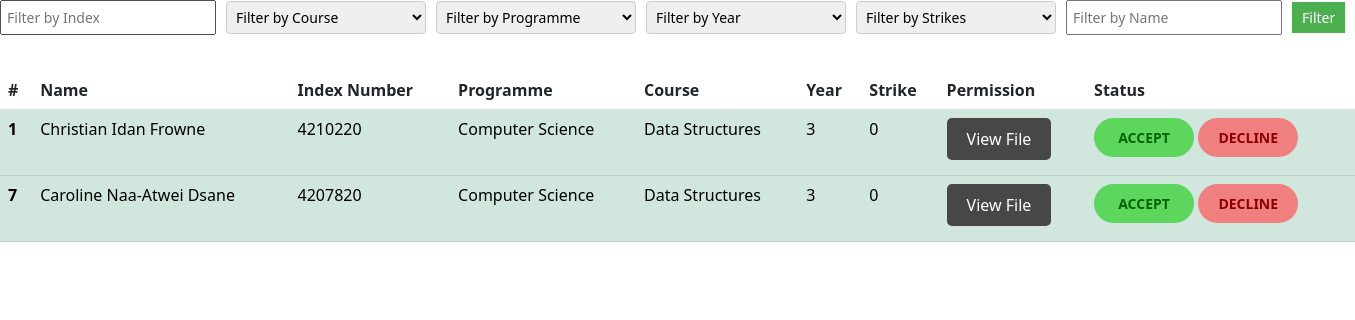
/permission (signed in), run on the app's committed database.
### base/models.py (models this page shows, shortened)
class Student(models.Model):
    user = models.OneToOneField(User, on_delete=models.CASCADE)
    reference = models.PositiveIntegerField(unique=True)
    index = models.PositiveIntegerField(unique=True)
    name = models.CharField(max_length=60)
    year = models.PositiveIntegerField()
    Total_strike = models.PositiveIntegerField(default=0)
    programme = models.ForeignKey(Department, on_delete=models.SET_NULL, null=True)

class Department(models.Model):
    dno = models.PositiveIntegerField(unique=True)
    dname = models.CharField(max_length=100)
    def __str__(self):
        return self.dname

class Course(models.Model):
    name = models.CharField(max_length=40)
    code = models.PositiveIntegerField(unique=True)
    department = models.ForeignKey(Department, on_delete=models.CASCADE)
    lecturer = models.ForeignKey(Lecturer, on_delete=models.PROTECT, null=True)
    def __str__(self):
        return self.name

### base/views.py (the view)
# urls.py: path('permission', views.PermissionTable, name="permission_table"),
def PermissionTable(request):
    lecturer = Lecturer.objects.get(user=request.user)
    courses = Course.objects.filter(lecturer=lecturer)
    students = Student.objects.filter(studentcourse__course__in=courses)
    student_info = {}
    for student in students:
        student_course = StudentCourse.objects.get(student=student, course__in=courses)
        strikes = student_course.strike
        student_info[student] = {
            'course': student_course.course,
            'strikes': strikes,
            'student': student,
        }
    q = request.GET.get('q', '')
    course_filter = request.GET.get('courseFilter')
    if q:
        students = students.filter(index__icontains=q)
    if course_filter:
        students = students.filter(studentcourse__course__id=course_filter)
    context = {'student_info': student_info, 'q': q}
    return render(request, 'base/permission.html', context)

### base/templates/base/permission.html (shortened to what this page needs)
<html lang="en">
<head>
    <link rel="stylesheet" href="styling.css">
    <link href="https://cdn.jsdelivr.net/npm/bootstrap@5.3.0/dist/css/bootstrap.min.css" rel="stylesheet">
</head>
<tbody>
  <form action="{% url 'permission_table' %}" method="GET">
   <div class="filter-container">
    <input type="text" name="q" placeholder="Filter by Index" value="{{ q }}">
    <select name="courseFilter" id="courseFilter">
      <option value="">Filter by Course</option>
    </select>
    <select id="programmeFilter">
      <option value="">Filter by Programme</option>
    </select>
    <select id="yearFilter">
      <option value="">Filter by Year</option>
    </select>
    <select id="strikesFilter">
      <option value="">Filter by Strikes</option>
    </select>
    <input type="text" id="nameFilter" placeholder="Filter by Name">
    <button id="filterButton">Filter</button>
  </div>
</form>
    <table class="table">
        <thead>
         <tr>
            <th scope="col">#</th>
            <th scope="col">Name</th>
            <th scope="col">Index Number</th>
            <th scope="col">Programme</th>
            <th scope="col">Course</th>
            <th scope="col">Year</th>
            <th scope="col">Strike</th>
            <th scope="col">Permission</th>
            <th scope="col">Status</th>
        </tr>
        </thead>
        <tbody>
          {% for student, info in student_info.items %}
          {% if info.strikes <= 1 %}
            {% with status='success' %}
              <tr class="table-{{status}}">
                {% endwith %}
            {% endif %}
            <th scope="row">{{student.id}}</th>
      <td>{{student.name}}</td>
      <td>{{student.index}}</td>
      <td>{{student.programme}}</td>
      <td>{{info.course}}</td>
      <td>{{student.year}}</td>
      <td id="strike_content">{{info.strikes}}</td>
            <td><button id="view-file" class="view-file-button" onclick="viewFile(this)">View File</button>
            </td>
            <td><div class="prompt-container">
              <button value='0' class="accept-button" onclick="handleAccept(this)">Accept</button>
              <button class="decline-button" onclick="handleDecline(this)">Decline</button>
            </div>
            </td>
          </tr>
         {% endfor %}
        </tbody>
        </table>
</body>
</html>

### static/styles/styling.css (style rules this page uses)
form { display: flex; flex-direction: row; align-items: center; }
select { padding: 8px; margin-bottom: 20px; border: 1px solid #ccc; border-radius: 4px; font-size: 14px; width: 200px; }
.filter-container { display: flex; align-items: center; gap: 10px; margin-bottom: 20px; }
.filter-container select, .filter-container input { padding: 5px; font-size: 14px; }
.filter-container button { padding: 5px 10px; font-size: 14px; background-color: #4CAF50; color: white; border: none; cursor: pointer; }
.accept-button, .decline-button { width: 100px; padding: 10px; margin-bottom: 10px; border: none; border-radius: 20px; font-size: 14px; font-weight: bold; text-transform: uppercase; cursor: pointer; }
.accept-button { background-color: rgb(93, 214, 93); color: darkgreen; }
.decline-button { background-color: lightcoral; color: darkred; }
.view-file-button { background-color: #474747; color: white; border: none; padding: 10px 20px; text-align: center; text-decoration: none; display: inline-block; font-size: 16px; border-radius: 5px; cursor: pointer; }

### data on the page
Student: id "1", name "Christian Idan Frowne", index "4210220", programme "Computer Science", course "Data Structures", year "3", strikes "0"
Student: id "7", name "Caroline Naa-Atwei Dsane", index "4207820", programme "Computer Science", course "Data Structures", year "3", strikes "0"
